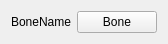
<?xml version="1.0" encoding="UTF-8"?>
<ui version="4.0">
 <class>MappingWidget</class>
 <widget class="QWidget" name="MappingWidget">
  <property name="geometry">
   <rect>
    <x>0</x>
    <y>0</y>
    <width>150</width>
    <height>41</height>
   </rect>
  </property>
  <property name="windowTitle">
   <string>Form</string>
  </property>
  <layout class="QHBoxLayout" name="horizontalLayout">
   <item>
    <widget class="QLabel" name="MPBoneName">
     <property name="text">
      <string>BoneName</string>
     </property>
    </widget>
   </item>
   <item>
    <widget class="QPushButton" name="ModelBoneBtn">
     <property name="text">
      <string>Bone</string>
     </property>
    </widget>
   </item>
  </layout>
 </widget>
 <resources/>
 <connections/>
</ui>
